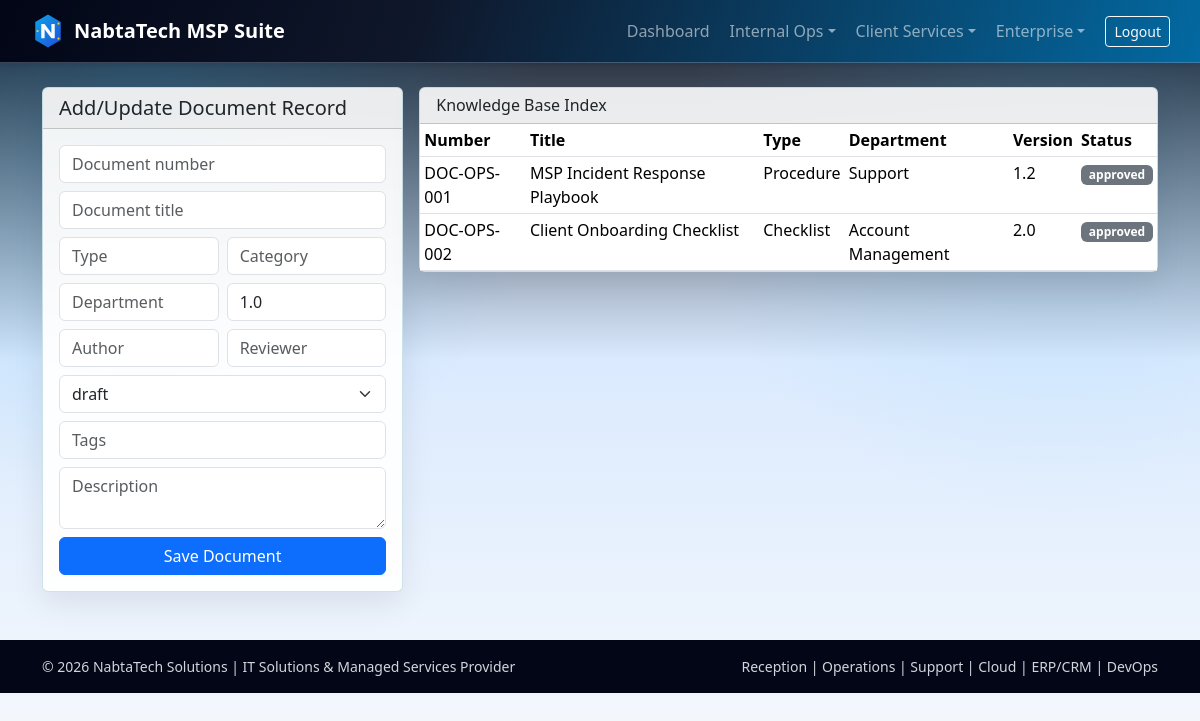
/documents.php (signed in), run on the app's committed database.
### tables this page shows
CREATE TABLE IF NOT EXISTS documents (
    document_id INT AUTO_INCREMENT PRIMARY KEY,
    document_number VARCHAR(50) UNIQUE NOT NULL,
    document_title VARCHAR(200) NOT NULL,
    document_type VARCHAR(50),
    category VARCHAR(50),
    department VARCHAR(50),
    version VARCHAR(10) DEFAULT '1.0',
    status ENUM('draft', 'pending_review', 'approved', 'archived') DEFAULT 'draft',
    author VARCHAR(100),
    reviewer VARCHAR(100),
    approved_by VARCHAR(100),
    review_date DATE,
    approval_date DATE,
    tags TEXT,
    description TEXT,
    created_at TIMESTAMP DEFAULT CURRENT_TIMESTAMP,
    updated_at TIMESTAMP DEFAULT CURRENT_TIMESTAMP ON UPDATE CURRENT_TIMESTAMP
);

### src/db.php (called while the page is built, shortened)
<?php
function db(): PDO
{
    $host = env('DB_HOST', env('MYSQLHOST', '127.0.0.1'));
    $port = env('DB_PORT', env('MYSQLPORT', '3306'));
    $name = env('DB_NAME', env('MYSQLDATABASE', 'nabtatech_office'));
    $user = env('DB_USER', env('MYSQLUSER', 'root'));
    $pass = env('DB_PASS', env('MYSQLPASSWORD', ''));
    $dsn = sprintf('mysql:host=%s;port=%s;dbname=%s;charset=utf8mb4', $host, $port, $name);
    $pdo = new PDO($dsn, $user, $pass, [
        PDO::ATTR_ERRMODE => PDO::ERRMODE_EXCEPTION,
        PDO::ATTR_DEFAULT_FETCH_MODE => PDO::FETCH_ASSOC,
    ]);
    return $pdo;
}

### src/helpers.php (called while the page is built, shortened)
<?php
function e(string $value): string
{
    return htmlspecialchars($value, ENT_QUOTES, 'UTF-8');
}

### public/documents.php (the view, shortened to what this page needs)
<?php
$documents = db()->query('SELECT document_number, document_title, document_type, category, department, version, status, author, updated_at FROM documents ORDER BY updated_at DESC LIMIT 70')->fetchAll();
?>
<div class="row g-3">
    <div class="col-lg-4">
        <div class="card glass-card tech-card">
            <div class="card-header"><h1 class="h5 mb-0">Add/Update Document Record</h1></div>
            <div class="card-body">
                <form method="post" class="row g-2">
                    <div class="col-12"><input class="form-control" name="document_number" placeholder="Document number" required></div>
                    <div class="col-12"><input class="form-control" name="document_title" placeholder="Document title" required></div>
                    <div class="col-6"><input class="form-control" name="document_type" placeholder="Type"></div>
                    <div class="col-6"><input class="form-control" name="category" placeholder="Category"></div>
                    <div class="col-6"><input class="form-control" name="department" placeholder="Department"></div>
                    <div class="col-6"><input class="form-control" name="version" value="1.0"></div>
                    <div class="col-6"><input class="form-control" name="author" placeholder="Author"></div>
                    <div class="col-6"><input class="form-control" name="reviewer" placeholder="Reviewer"></div>
                    <div class="col-12"><select class="form-select" name="status"><option>draft</option><option>pending_review</option><option>approved</option><option>archived</option></select></div>
                    <div class="col-12"><input class="form-control" name="tags" placeholder="Tags"></div>
                    <div class="col-12"><textarea class="form-control" name="description" rows="2" placeholder="Description"></textarea></div>
                    <div class="col-12 d-grid"><button class="btn btn-primary">Save Document</button></div>
                </form>
            </div>
        </div>
    </div>
    <div class="col-lg-8">
        <div class="card glass-card tech-card">
            <div class="card-header"><h2 class="h6 mb-0">Knowledge Base Index</h2></div>
            <div class="table-responsive">
                <table class="table table-sm mb-0">
                    <thead><tr><th>Number</th><th>Title</th><th>Type</th><th>Department</th><th>Version</th><th>Status</th></tr></thead>
                    <tbody>
                    <?php foreach ($documents as $d): ?>
                        <tr>
                            <td><?= e((string) $d['document_number']) ?></td>
                            <td><?= e((string) $d['document_title']) ?></td>
                            <td><?= e((string) ($d['document_type'] ?? '')) ?></td>
                            <td><?= e((string) ($d['department'] ?? '')) ?></td>
                            <td><?= e((string) ($d['version'] ?? '')) ?></td>
                            <td><span class="badge text-bg-secondary"><?= e((string) $d['status']) ?></span></td>
                        </tr>
                    <?php endforeach; ?>
                    </tbody>
                </table>
            </div>
        </div>
    </div>
</div>

### public/assets/css/style.css (style rules this page uses)
.glass-card { background: rgba(255, 255, 255, 0.93); border: 1px solid rgba(148, 163, 184, 0.35); backdrop-filter: blur(6px); }
.tech-card { border: 1px solid rgba(14, 116, 144, 0.2); box-shadow: 0 12px 32px rgba(2, 6, 23, 0.08); transition: transform 0.2s ease, box-shadow 0.2s ease; }
.table thead { background: #0f172a; color: #e2e8f0; }

### data on the page
documents: document_number "DOC-OPS-001", document_title "MSP Incident Response Playbook", document_type "Procedure", department "Support", version "1.2", status "approved"
documents: document_number "DOC-OPS-002", document_title "Client Onboarding Checklist", document_type "Checklist", department "Account Management", version "2.0", status "approved"
